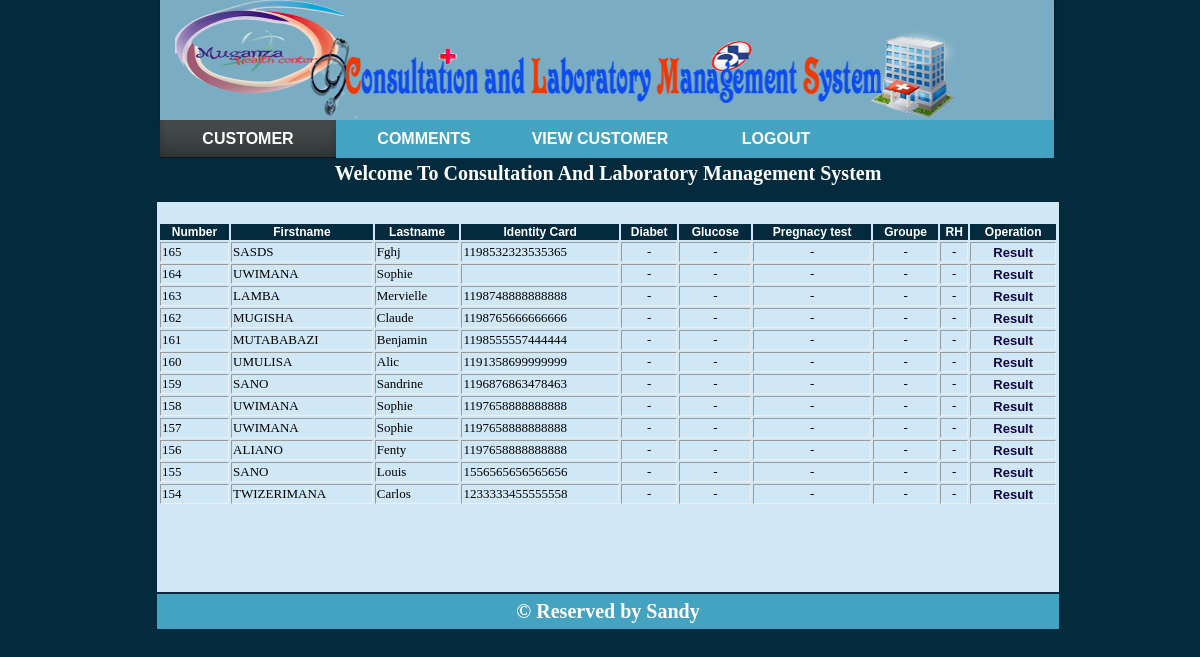
Screenshot of /customer_view.php (signed in) with the database file from the repository.
### tables this page shows
CREATE TABLE IF NOT EXISTS `customer` (
  `Customer_Id` int(11) NOT NULL AUTO_INCREMENT,
  `Firstname` char(50) NOT NULL,
  `Lastname` char(50) NOT NULL,
  `sex` char(8) NOT NULL,
  `date` date NOT NULL,
  `District` char(50) NOT NULL,
  `glucose` varchar(30) NOT NULL,
  `diabet` varchar(30) NOT NULL,
  `Sector` char(50) NOT NULL,
  `Pregnacy` char(20) NOT NULL,
  `National_Id` varchar(16) NOT NULL,
  `child` varchar(20) NOT NULL,
  `Telephone` varchar(13) NOT NULL,
  `photo` varchar(20) NOT NULL,
  `Conversation` longtext NOT NULL,
  `blood_gr` varchar(20) NOT NULL,
  `RH` varchar(20) NOT NULL,
  `datee` date NOT NULL,
  PRIMARY KEY (`Customer_Id`),
  UNIQUE KEY `National_Id` (`National_Id`,`Telephone`)
);

### customer_view.php (the view, shortened to what this page needs)
<html>
<head>
<link rel="stylesheet" type="text/css"href="cssfile.css"/>
</head >
<body bgcolor="042b3d">
<div id="container">
<div class="banner">
<img src="log2.png" class="img">
</div>
<table  align="center" border="0">
<tr>
	<div id="main-menu">
					<ul>
<li class="active"><a href="doctor.php" class="active">Customer</a>
	</li>
<li><a href="#"> Comments</a>
	</li>
	<li><a href="customer_v.php">View Customer</a></li>
	<li><a href="logout.php">Logout</a>
	</li>
	</ul>
	</div>
</tr>
<tr>
	<td colspan="6" id="td2" valign="top">
		<p class="t">Welcome To Consultation And Laboratory Management System</p>
<?php
$sql="SELECT *from customer  where blood_gr='-' or Pregnacy-'-'or RH='-' order by Customer_Id DESC ";
$query=mysql_query($sql);
?>
<center>
<table border="1" class="tab12" align="center">
<tr>
	<td class="bg" >Number</td>
	<td class="bg" >Firstname</td>
<td class="bg">Lastname</td>
<td class="bg">Identity Card</td>
<td class="bg">Diabet</td>
<td class="bg">Glucose</td>
<td class="bg">Pregnacy test</td>
<td class="bg">Groupe</td>
<td class="bg">RH</td>
<td class="bg" colspan="2">Operation</td>
</tr>
<?php
while($row=mysql_fetch_array($query)){
?>
<tr>
	<td><?php echo $row['Customer_Id'];?></td>
<td><?php echo $row['Firstname'];?></td>
<td><?php echo $row['Lastname'];?></td>
<td><?php echo $row['National_Id'];?></td>
<td align="center"><?php echo $row['diabet'];?></td>
<td align="center"><?php echo $row['glucose'];?></td>
<td align="center"><?php echo $row['Pregnacy'];?></td>
<td align="center"><?php echo $row['blood_gr'];?></td>
<td align="center"><?php echo $row['RH'];?></td>
<td > <a href="result_test.php? Customer_Id=<?php echo $row['Customer_Id'];?>"><div class="delete"> Result</div> </a></td>
<?php
}
?>
</table>
</tr>
<tr>
<td colspan="6" class="footer">&copy Reserved by Sandy</td>
</tr>
</table>
</div>
</body>
</html>

### cssfile.css (style rules this page uses)
#container { max-width: 1200px;width:1200;padding:0px;margin:0 auto; }
table { width: 900px; }
#td2 { height: 430px; background-color: #d0e7f6; }
body { margin-top: 65px; }
a { text-decoration: none; font-family: arial; color: white; font-weight: bold; }
.footer { background-color: #44a3c1; text-align: center; height: 35px; color: white; font-size: 20px; font-weight: bold; }
.banner { background-color: #7aacc3; margin-top: -65px; height: 120px; width: 894px; margin-left: 152px; border-radius: -webkit-border-radius: -moz-border-radius: box-shadow: 1px 1px 2px rgba(0,0,0,.3), 0 0 2px rgba(0,0,0,.3); -webkit-box-shadow: 1px 1px 2px rgba(0,0,0,.3), 0 0 2px rgba(0,0,0,.3); -moz-box-shadow: 1px 1px 2px rgba(0,0,0,.3), 0 0 2px rgba(0,0,0,.3); }
.bg { background-color: #042b3d; text-align:center; font-weight: bold; font-size: 12px; font-family: arial; color: white; border: 0px; }
.delete { text-align: center; color: rgb(18, 5, 68); }
.img { width: 780px; height: 120px; margin-left:15px ; margin-top:-2px; }
.t { background-color: #042b3d; font-weight: bold; color: white; text-align: center; font-size: 20px; margin-left: -1px; margin-top: -0.6px; height: 40px; margin-right: -1px; }
#main-menu { width: 74.5%; float: left; background: #44a3c1; margin-left: 152px; }
#main-menu > ul { list-style:none; overflow:hidden; padding:0; margin:0; }
#main-menu > ul > li { min-width:100px; float:left;display:block; }
#main-menu > ul > li > a { text-align:center; width: 156px; text-decoration:none; font-size:16px; font-weight:900; color:#fff; padding:10px ; display:block; text-transform:uppercase; }
.tab12 { font-size: 13px; border: 0px; }
#main-menu ul li a.active { text-decoration: none; background: #042b3d; border-left: 0; border-right: 0; background-image: -webkit-linear-gradient(top, #484e4f, #323637); background-image: -moz-linear-gradient(top, #484e4f, #323637); background-image: -o-linear-gradient(top, #484e4f, #323637); background-image: linear-gradient(to bottom, #484e4f, #323637); -webkit-box-shadow: inset 0 -1px #151717, inset 0 -1px 8px rgba(0, 0, 0, 0.2); box-shadow: inset 0 -1px #151717, inset 0 -1px 8px rgba(0, 0, 0, 0.2);*/ }

### rows the page displays
customer: Customer_Id "165", Firstname "SASDS", Lastname "Fghj", National_Id "1198532323535365", diabet "-", glucose "-", Pregnacy "-", blood_gr "-", RH "-"
customer: Customer_Id "164", Firstname "UWIMANA", Lastname "Sophie", diabet "-", glucose "-", Pregnacy "-", blood_gr "-", RH "-"
customer: Customer_Id "163", Firstname "LAMBA", Lastname "Mervielle", National_Id "1198748888888888", diabet "-", glucose "-", Pregnacy "-", blood_gr "-", RH "-"
customer: Customer_Id "162", Firstname "MUGISHA", Lastname "Claude", National_Id "1198765666666666", diabet "-", glucose "-", Pregnacy "-", blood_gr "-", RH "-"
customer: Customer_Id "161", Firstname "MUTABABAZI", Lastname "Benjamin", National_Id "1198555557444444", diabet "-", glucose "-", Pregnacy "-", blood_gr "-", RH "-"
customer: Customer_Id "160", Firstname "UMULISA", Lastname "Alic", National_Id "1191358699999999", diabet "-", glucose "-", Pregnacy "-", blood_gr "-", RH "-"
customer: Customer_Id "159", Firstname "SANO", Lastname "Sandrine", National_Id "1196876863478463", diabet "-", glucose "-", Pregnacy "-", blood_gr "-", RH "-"
customer: Customer_Id "158", Firstname "UWIMANA", Lastname "Sophie", National_Id "1197658888888888", diabet "-", glucose "-", Pregnacy "-", blood_gr "-", RH "-"
customer: Customer_Id "157", Firstname "UWIMANA", Lastname "Sophie", National_Id "1197658888888888", diabet "-", glucose "-", Pregnacy "-", blood_gr "-", RH "-"
customer: Customer_Id "156", Firstname "ALIANO", Lastname "Fenty", National_Id "1197658888888888", diabet "-", glucose "-", Pregnacy "-", blood_gr "-", RH "-"
customer: Customer_Id "155", Firstname "SANO", Lastname "Louis", National_Id "1556565656565656", diabet "-", glucose "-", Pregnacy "-", blood_gr "-", RH "-"
customer: Customer_Id "154", Firstname "TWIZERIMANA", Lastname "Carlos", National_Id "1233333455555558", diabet "-", glucose "-", Pregnacy "-", blood_gr "-", RH "-"
